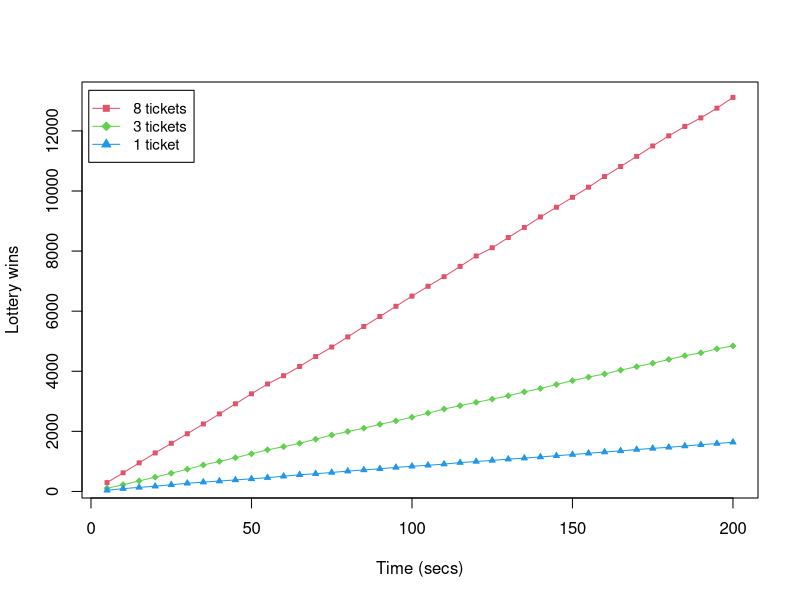
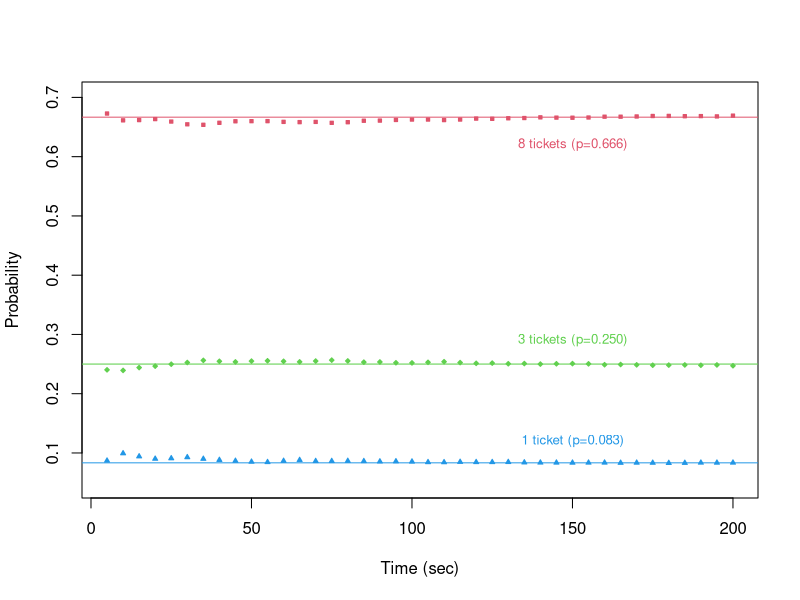

Source code (R) for these figures, in order:
data <- read.csv('test1.1.csv', header = F)
data <- data[,c(4,6,2)]
names(data) <- c('w1','w3','w8')
data$time <- seq(0,200,5)
data$w1 <- data$w1 - data$w1[1]
data$w3 <- data$w3 - data$w3[1]
data$w8 <- data$w8 - data$w8[1]
data <- data[2:nrow(data),]
pdf('test1a.pdf')
plot(data$time,data$w8,type='l',xlab='Time (secs)',ylab='Lottery wins',col=2)
points(data$time,data$w8,col=2,cex=0.6,pch=22,bg=2)
lines(data$time,data$w3,col=3)
points(data$time,data$w3,col=3,cex=0.6,pch=23,bg=3)
lines(data$time,data$w1,col=4)
points(data$time,data$w1,col=4,cex=0.6,pch=24,bg=4)
legend('topleft', legend=c("8 tickets", "3 tickets","1 ticket"),inset=c(0.01,0.02)
       ,col=2:4,lty=c(1,1,1),pch=22:24,pt.bg=2:4, cex=0.9)
dev.off()
data$total <- data$w1 + data$w3 + data$w8
data$p1 <- data$w1 / data$total
data$p3 <- data$w3 / data$total
data$p8 <- data$w8 / data$total
pdf('test1b.pdf')
plot(data$time,data$p1,ylim=c(0.05,0.7),pch=24,bg=4,cex=0.5,col=4
     ,xlab='Time (sec)',ylab='Probability')
abline(h=(1/12),col=4)
text(150,0.12,'1 ticket (p=0.083)',cex=0.8,col=4)
points(data$time,data$p3,pch=23,bg=3,cex=0.5,col=3)
abline(h=(3/12),col=3)
text(150,0.29,'3 tickets (p=0.250)',cex=0.8,col=3)
points(data$time,data$p8,pch=22,bg=2,cex=0.5,col=2)
abline(h=(8/12),col=2)
text(150,0.62,'8 tickets (p=0.666)',cex=0.8,col=2)
dev.off()
